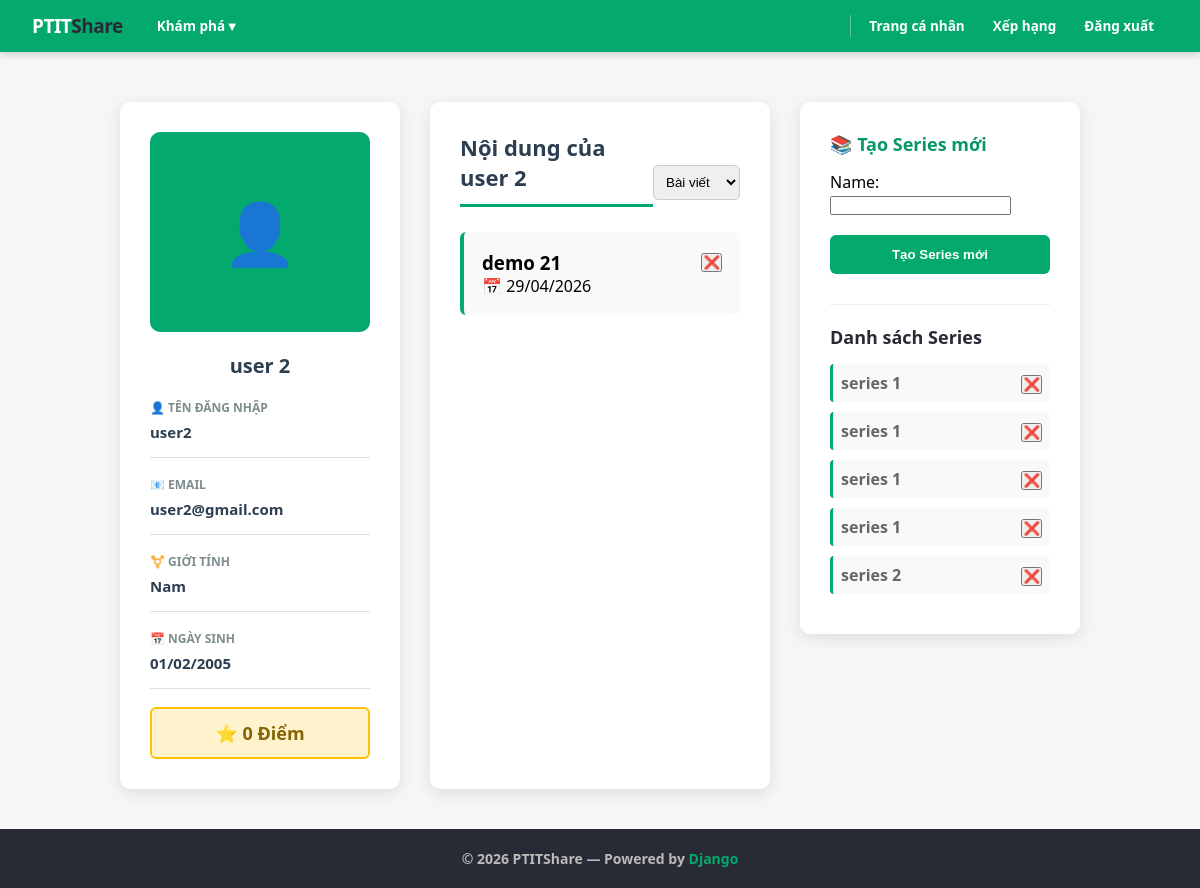
The app's page /blog/users/3/ (signed in), older data.
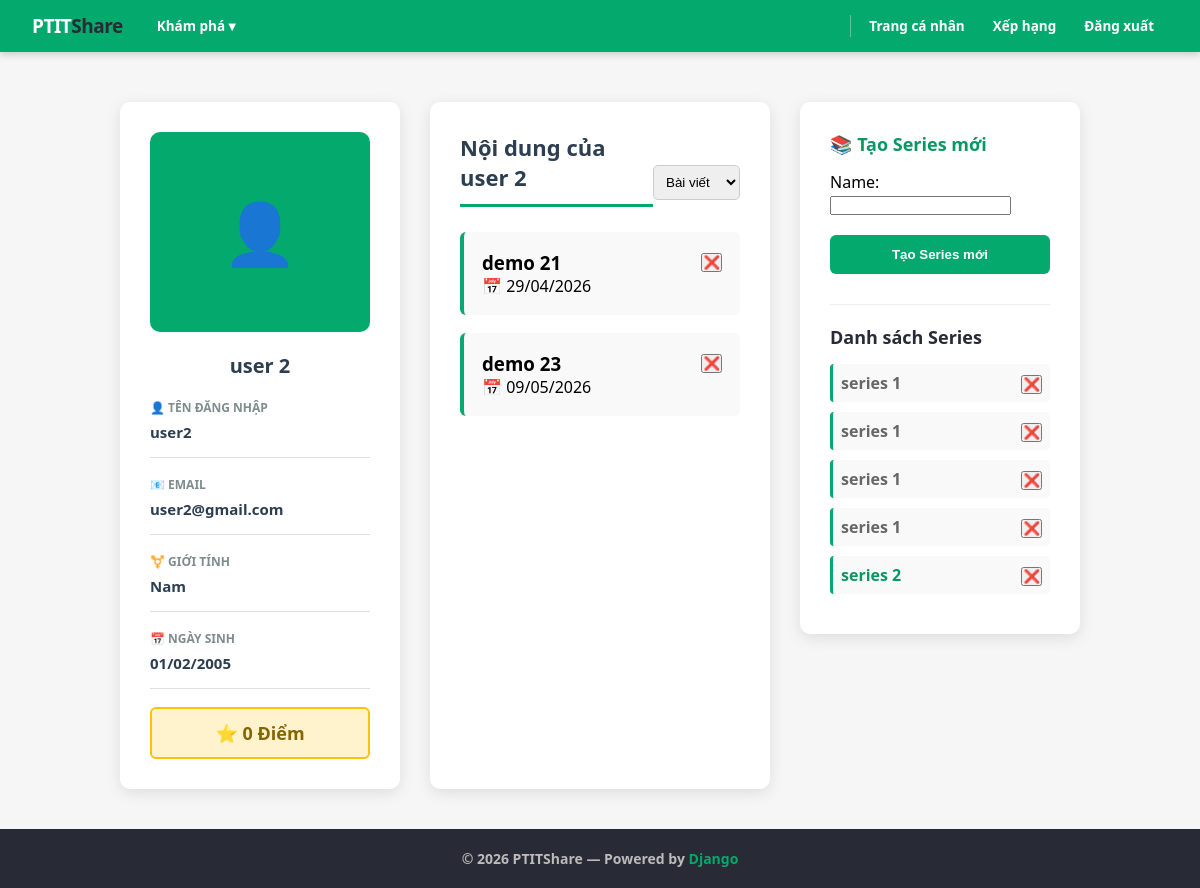
The same page, newer data.
### blog/models.py (models this page shows, shortened)
class Article(models.Model):
    title = models.CharField(max_length=255)
    like = models.IntegerField(default=0)
    content = RichTextField()
    author = models.ForeignKey(User, on_delete=models.CASCADE)
    topic = models.ManyToManyField(Topic, blank=True)
    created_at = models.DateTimeField(auto_now_add=True)

class Series(models.Model):
    name = models.CharField(max_length=255)
    author = models.ForeignKey(User, on_delete=models.CASCADE)

### blog/views.py (the view, shortened to what this page needs)
# urls.py: path('users/<int:pk>/', views.user_detail, name='user'),
@login_required(login_url='blog:login')
def user_detail(request, pk):
    user = User.objects.get(id=pk)
    if request.method == 'GET':
        form = SeriesCreateForm()
        series = Series.objects.filter(author=user)
        k = []
        for i in series:
            a = Article_List.objects.filter(series=i)
            k.append([i,a[0].article if len(a)>0 else None])
        return render(request, 'users/user.html', {
            'user': user,
            'form': form,
            'k': k,
        })

### blog/forms.py
class SeriesCreateForm(forms.Form):
    name = forms.CharField(max_length=255)

### blog/templates/users/user.html (shortened to what the changed rows need)
<!DOCTYPE html>
<html lang="vi">
<head>
</head>
<body>
  <div class="container">
    <aside class="sidebar">
      <h2>{{ user.name }}</h2>
    </aside>
    <main class="content">
      <div style="display: flex; justify-content: space-between; align-items: center;">
        <h2> Nội dung của {{ user.name }}</h2>
      </div>
      <div id="articles" class="content-section">
        {% if user.article_set.all %}
          <div class="articles-list">
            {% for article in user.article_set.all %}
              <div style="display: flex; justify-content: space-between; " class="article-item">
                <a href="{% url 'blog:article' article.id %}" style="text-decoration: none; color: inherit; display: block;">
                  <h3>{{ article.title }}</h3>
                  <div class="article-meta">📅 {{ article.created_at|date:"d/m/Y" }}</div>
                </a>
                {% if request.user == user %}
                  <form method="post">
                    <button name="form2" value="{{article.id}}">❌</button>
                  </form>
                {% endif %}
              </div>
            {% endfor %}
          </div>
        {% else %}
          <div class="empty-state"><p>📭 Chưa có bài viết nào</p></div>
        {% endif %}
      </div>
    </main>
    <aside class="sidebar">
        <ul style="list-style: none; padding: 0;">
          {% for s in k %}
            <li style="margin-bottom: 10px; padding: 8px; background: #f9f9f9; border-radius: 4px; border-left: 3px solid var(--green); display: flex; justify-content: space-between;">
              {% if s.1 %}
                <a href="{% url 'blog:article' s.1.id %}" style="text-decoration:none; color: var(--green-dark); font-weight: 600;">{{ s.0.name }}</a>
              {% else %}
                <span style="color: #666; font-weight: 600;">{{ s.0.name }}</span>
              {% endif %}
              {% if request.user == user %}
                <form method="post">
                  <button name="form" value="{{s.0.id}}">❌</button>
                </form>
              {% endif %}
            </li>
          {% empty %}
            <li style="color: #999; font-size: 13px;">Chưa có series nào.</li>
          {% endfor %}
        </ul>
    </aside>
  </div>
</body>
</html>

Row changes from the older to the newer data that the page shows:
added Article: title "demo 23", created_at "09/05/2026", {{ article.id }} 15 (drawn)
